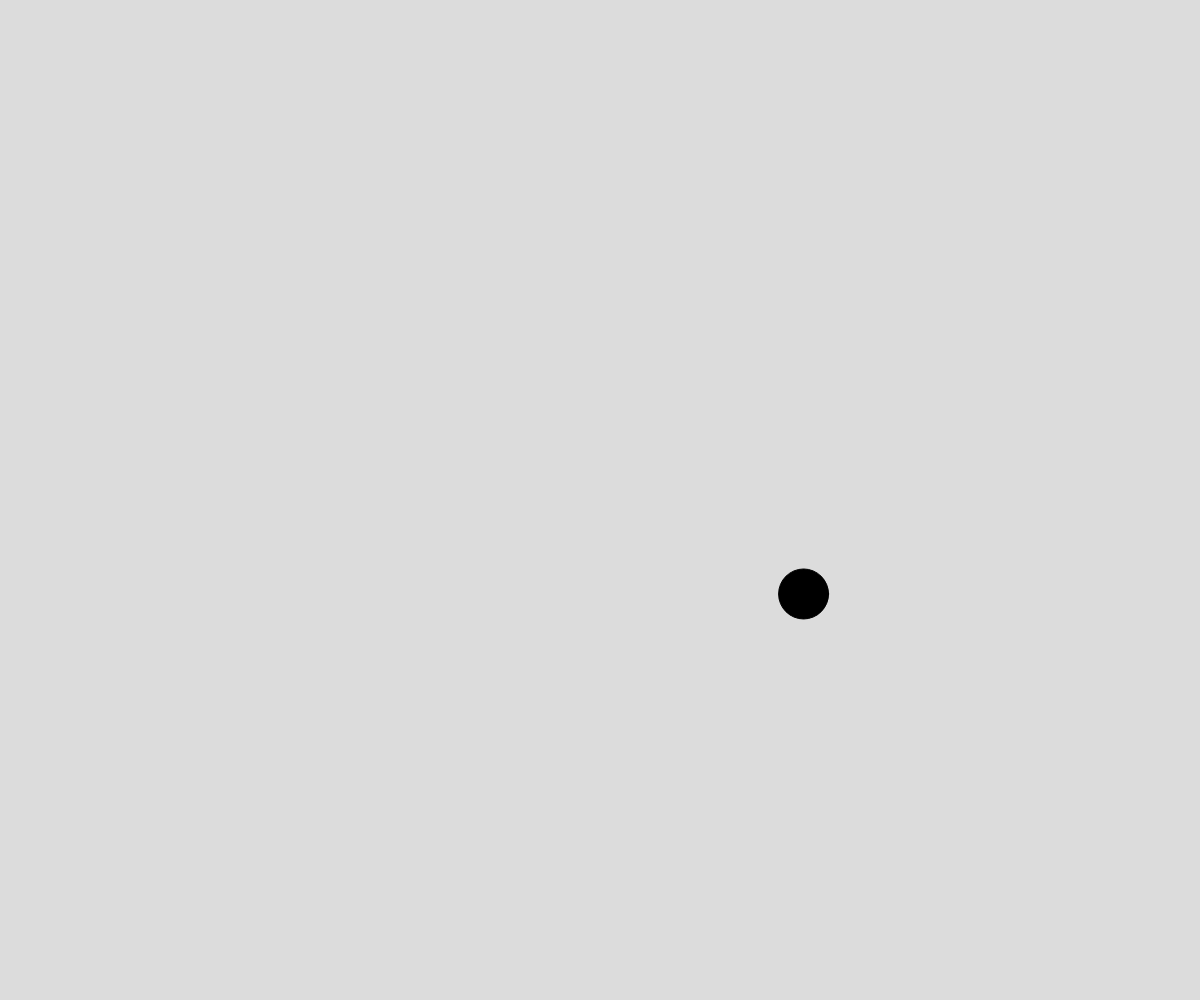
Frame 1 (no input)
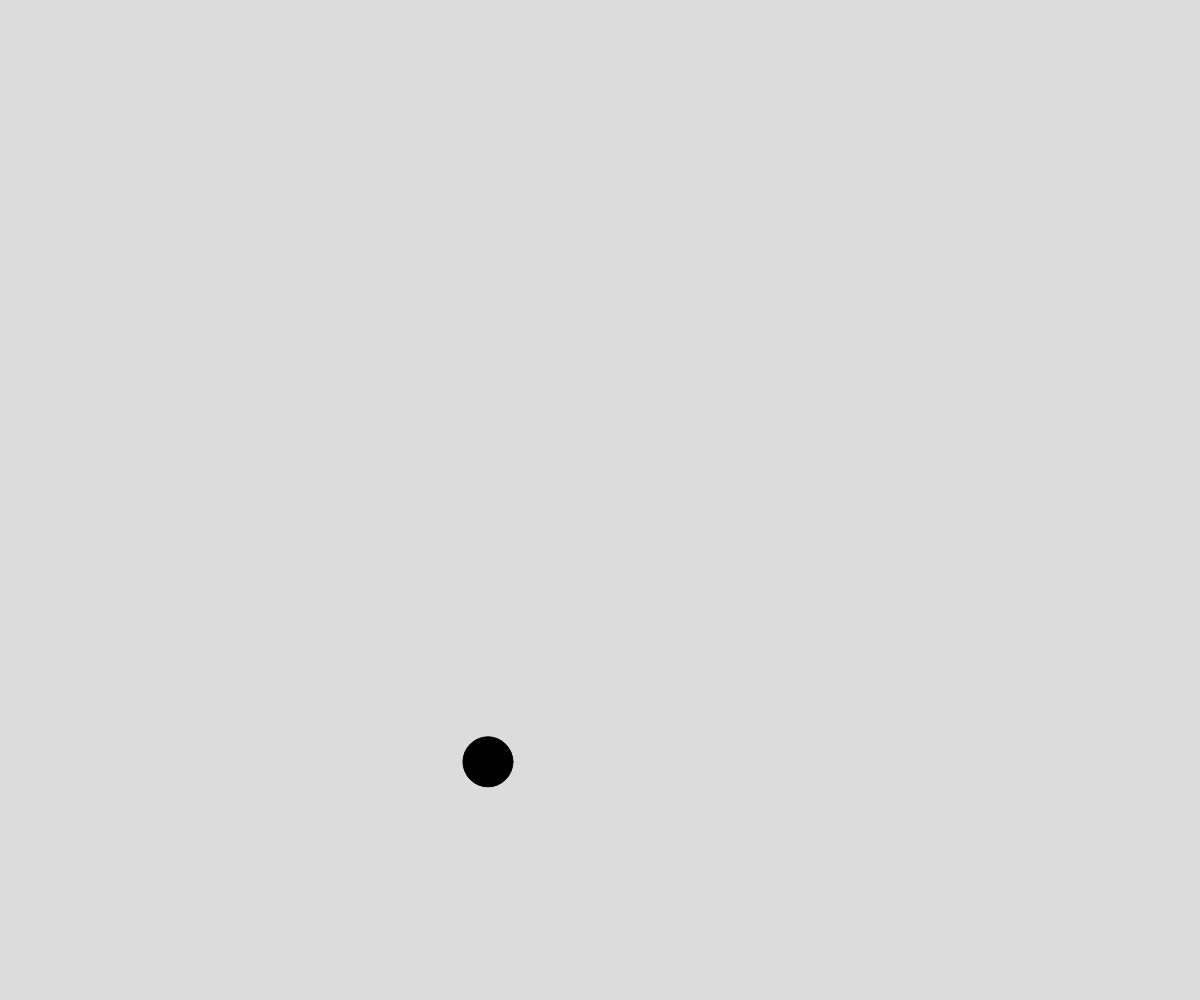
Frame 60 (no input)
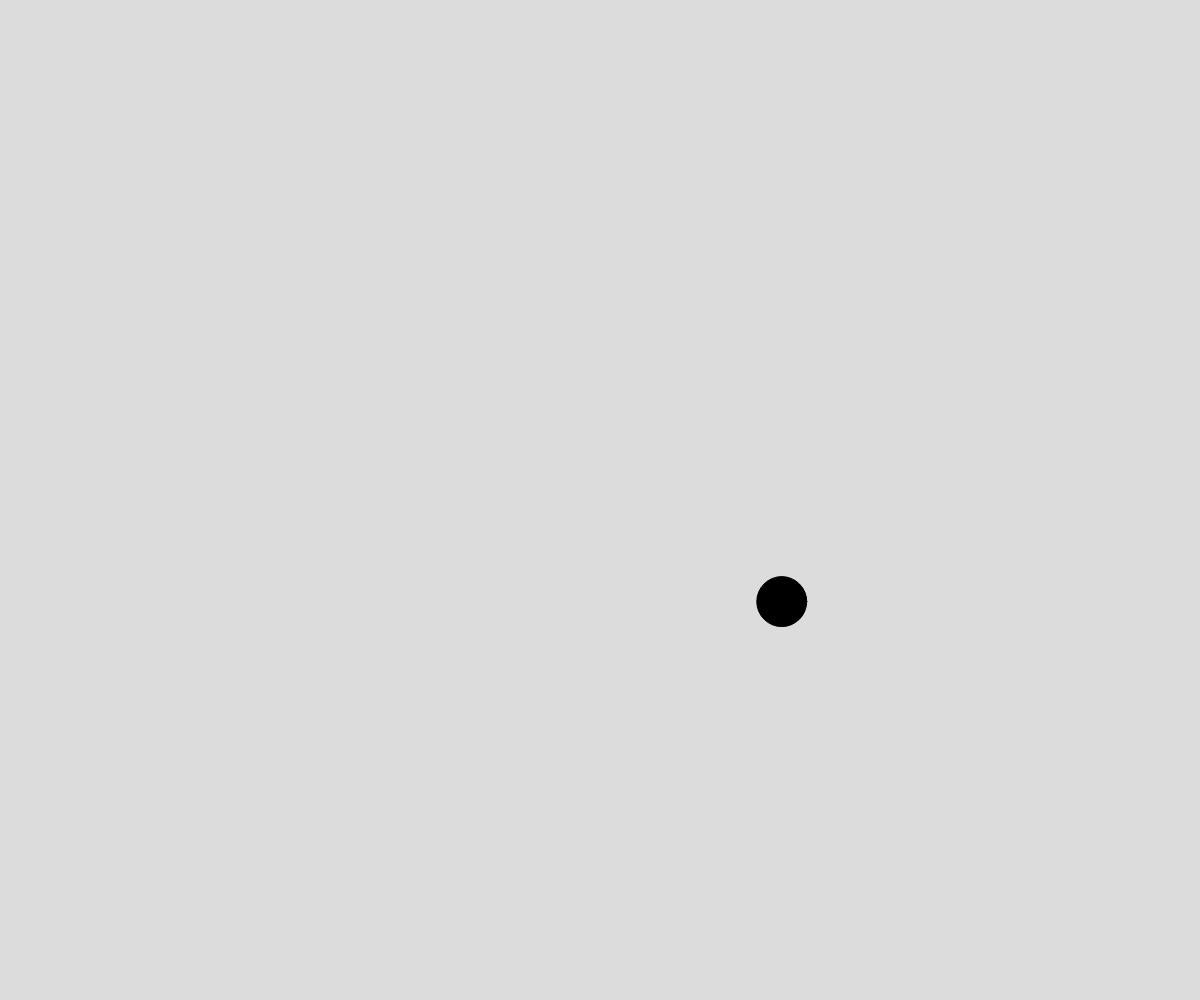
Frame 120 (the mouse pressed at the canvas centre since frame 60)

The p5.js sketch that drew these frames (run headless with seeded random() and noise() and a simulated clock; from frame 60 on, the mouse is pressed at the canvas centre):

// p5.js sketch
// ── sketch.js
// Perlin Noise demo


let time = 0;

function setup() {
  createCanvas(windowWidth, windowHeight);
}

function draw() {
  background(220);
  fill(0);

  let x = noise(time) * width;
  let y = noise(time +  1000) * height;
  circle(x, y, 50);
  time = millis() / 1000;
}
